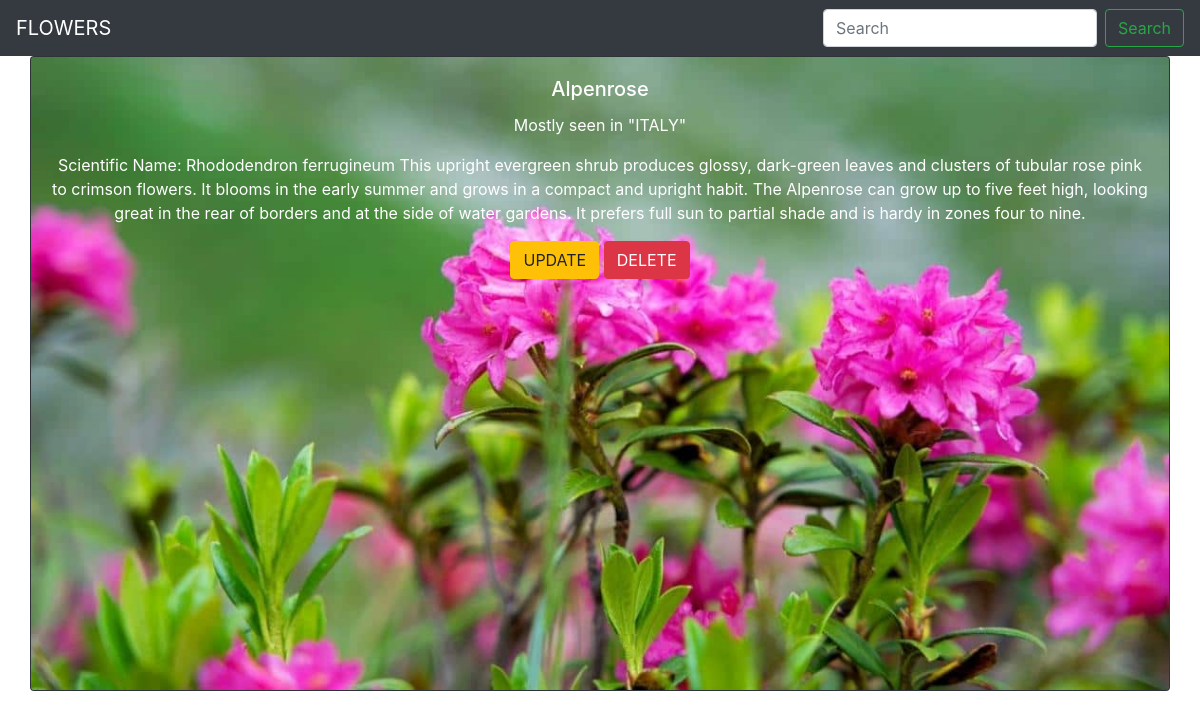
/detail/6/, run on the app's committed database.
### flowerapp/models.py (models this page shows, shortened)
class Flower(models.Model):
    name=models.CharField(max_length=250)
    places = models.CharField(max_length=250)
    des=models.TextField()
    img=models.ImageField(upload_to='pics')

### flowerapp/views.py (the view)
# urls.py: path('detail/<int:id>/',views.detail,name="detail"),
def detail(request,id):
    flower=Flower.objects.get(id=id)
    return render(request,"detail.html",{'flower' : flower})

### templates/detail.html
{% extends 'base.html' %}
{% block body %}
<div class="container">
    <div class="row">
<div class="card bg-dark text-white">
  <img src="{{flower.img.url}}" class="card-img" alt="...">
  <div class="card-img-overlay" style="color:white">
    <h5 class="card-title" >{{flower.name}}</h5>
       <p class="card-text">Mostly seen in "{{flower.places}}"</p>
    <p class="card-text">{{flower.des}}</p>
       <a href="{% url 'flowerapp:update' flower.id %}" class="btn btn-warning" role="button">UPDATE</a>
      <a href="{% url 'flowerapp:delete' flower.id %}" class="btn btn-danger" role="button">DELETE</a>
  </div>
</div>
    </div>
    </div>
{% endblock %}

### static/style1.css (style rules this page uses)
body { text-align:center; }

### data on the page
Flower: img (picture), name "Alpenrose", places "ITALY", des "Scientific Name: Rhododendron ferrugineum This upright evergreen shrub produces glossy, dark-green leaves and clusters of tubular rose pink to crimson flowers. It blooms in the early summer and grows in a compact and upright habit. The Alpenrose can grow up to five feet high, looking great in the rear of borders and at the side of water gardens. It prefers full sun to partial shade and is hardy in zones four to nine."
